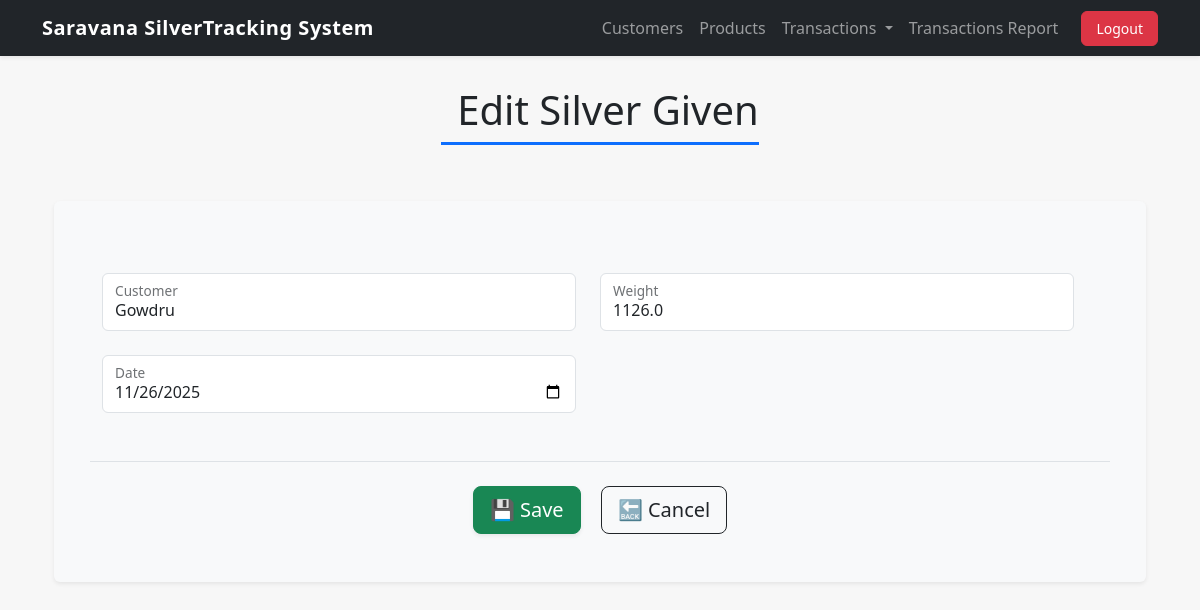
The app's page /transactions/silver-given/edit/2/ (signed in) with its own data.
### transactions/models.py (models this page shows, shortened)
class SilverGiven(models.Model):
    customer = models.ForeignKey(Customer, on_delete=models.CASCADE)
    weight = models.FloatField()  # shop gives silver
    date = models.DateField()

### transactions/views.py (the view)
# urls.py: path('silver-given/edit/<int:pk>/', views.silver_given_edit, name='silver_given_edit'),
def silver_given_edit(request, pk):
    record = get_object_or_404(SilverGiven, pk=pk)
    original_weight = record.weight
    if request.method == 'POST':
        form = SilverGivenForm(request.POST, instance=record)
        if form.is_valid():
            updated = form.save(commit=False)
            customer = updated.customer
            delta = updated.weight - original_weight
            customer.opening_balance += delta
            customer.opening_balance = round(customer.opening_balance, 3)
            customer.save()
            updated.save()
            return redirect('transactions:silver_given_list')
    else:
        form = SilverGivenForm(instance=record)
    return render(request, 'transactions/silver_given_form.html', {'form': form, 'edit': True})

### transactions/forms.py
class SilverGivenForm(forms.ModelForm):
    class Meta:
        model = SilverGiven
        fields = ['customer', 'weight', 'date']
        widgets = {
            'customer': forms.Select(attrs={'class': 'form-control'}),
            'weight': forms.NumberInput(attrs={'class': 'form-control'}),
            'date': forms.DateInput(attrs={'class': 'form-control', 'type':'date'}),
        }

### customers/models.py (called while the page is built)
    def __str__(self):
        return self.name

### templates/transactions/silver_given_form.html (shortened to what this page needs)
{% extends "base.html" %}
{% load static %}
{% block content %}
<div class="container mt-4">
    <div class="d-flex justify-content-center mb-5">
        <h1 class="display-6 text-dark border-bottom border-primary border-3 pb-2">
            {% if edit %}Edit{% else %}Add{% endif %} Silver Given
        </h1>
    </div>
    <div class="card shadow-sm border-0 bg-light">
        <div class="card-body p-md-5">
            <form method="POST" id="silverForm" class="row g-4">
                <div class="row g-4">
                    {% for field in form %}
                        <div class="col-md-6">
                            <div class="form-floating">
                                {{ field }}
                                <label for="{{ field.id_for_label }}">{{ field.label }}</label>
                            </div>
                        </div>
                    {% endfor %}
                </div>
                <div class="col-12 mt-5 text-center border-top pt-4">
                    <button type="submit" class="btn btn-lg btn-success me-3 shadow-sm">
                        💾 Save
                    </button>
                    <a href="{% url 'transactions:silver_given_list' %}" class="btn btn-lg btn-outline-dark">
                        🔙 Cancel
                    </a>
                </div>
            </form>
        </div>
    </div>
</div>
{% endblock %}

### templates/base.html (style rules this page uses)
body { background-color: #f7f7f7; }

### records on screen
SilverGiven: form "Gowdru" "1126.0" "11/26/2025"
